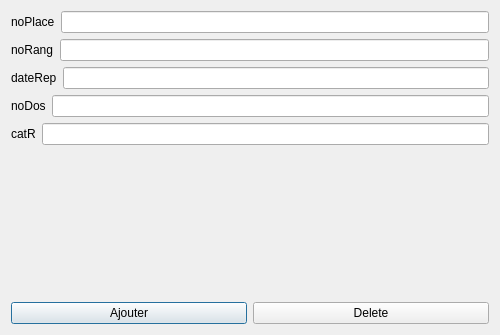
<?xml version="1.0" encoding="UTF-8"?>
<ui version="4.0">
 <class>par3_2</class>
 <widget class="QDialog" name="par3_2">
  <property name="geometry">
   <rect>
    <x>0</x>
    <y>0</y>
    <width>500</width>
    <height>335</height>
   </rect>
  </property>
  <property name="windowTitle">
   <string>Gerer les reservations</string>
  </property>
  <layout class="QVBoxLayout" name="verticalLayout">
   <item>
    <layout class="QHBoxLayout" name="horizontalLayout">
     <item>
      <widget class="QLabel" name="label">
       <property name="text">
        <string>noPlace</string>
       </property>
      </widget>
     </item>
     <item>
      <widget class="QLineEdit" name="L_noPlace"/>
     </item>
    </layout>
   </item>
   <item>
    <layout class="QHBoxLayout" name="horizontalLayout_2">
     <item>
      <widget class="QLabel" name="label_2">
       <property name="text">
        <string>noRang</string>
       </property>
      </widget>
     </item>
     <item>
      <widget class="QLineEdit" name="L_noRang"/>
     </item>
    </layout>
   </item>
   <item>
    <layout class="QHBoxLayout" name="horizontalLayout_3">
     <item>
      <widget class="QLabel" name="label_3">
       <property name="text">
        <string>dateRep</string>
       </property>
      </widget>
     </item>
     <item>
      <widget class="QLineEdit" name="L_dateRep"/>
     </item>
    </layout>
   </item>
   <item>
    <layout class="QHBoxLayout" name="horizontalLayout_5">
     <item>
      <widget class="QLabel" name="label_4">
       <property name="text">
        <string>noDos</string>
       </property>
      </widget>
     </item>
     <item>
      <widget class="QLineEdit" name="L_noDos"/>
     </item>
    </layout>
   </item>
   <item>
    <layout class="QHBoxLayout" name="horizontalLayout_6">
     <item>
      <widget class="QLabel" name="label_5">
       <property name="text">
        <string>catR</string>
       </property>
      </widget>
     </item>
     <item>
      <widget class="QLineEdit" name="L_catR"/>
     </item>
    </layout>
   </item>
   <item>
    <widget class="QLabel" name="text">
     <property name="text">
      <string/>
     </property>
     <property name="alignment">
      <set>Qt::AlignCenter</set>
     </property>
    </widget>
   </item>
   <item>
    <layout class="QHBoxLayout" name="horizontalLayout_4">
     <item>
      <widget class="QPushButton" name="pushButton">
       <property name="text">
        <string>Ajouter</string>
       </property>
      </widget>
     </item>
     <item>
      <widget class="QPushButton" name="delete_2">
       <property name="text">
        <string>Delete</string>
       </property>
      </widget>
     </item>
    </layout>
   </item>
  </layout>
 </widget>
 <resources/>
 <connections>
  <connection>
   <sender>pushButton</sender>
   <signal>clicked()</signal>
   <receiver>par3_2</receiver>
   <slot>ajouter()</slot>
   <hints>
    <hint type="sourcelabel">
     <x>246</x>
     <y>316</y>
    </hint>
    <hint type="destinationlabel">
     <x>549</x>
     <y>356</y>
    </hint>
   </hints>
  </connection>
  <connection>
   <sender>delete_2</sender>
   <signal>clicked()</signal>
   <receiver>par3_2</receiver>
   <slot>delete()</slot>
   <hints>
    <hint type="sourcelabel">
     <x>489</x>
     <y>316</y>
    </hint>
    <hint type="destinationlabel">
     <x>387</x>
     <y>153</y>
    </hint>
   </hints>
  </connection>
 </connections>
 <slots>
  <slot>refreshResult()</slot>
  <slot>ajouter()</slot>
  <slot>delete()</slot>
 </slots>
</ui>
